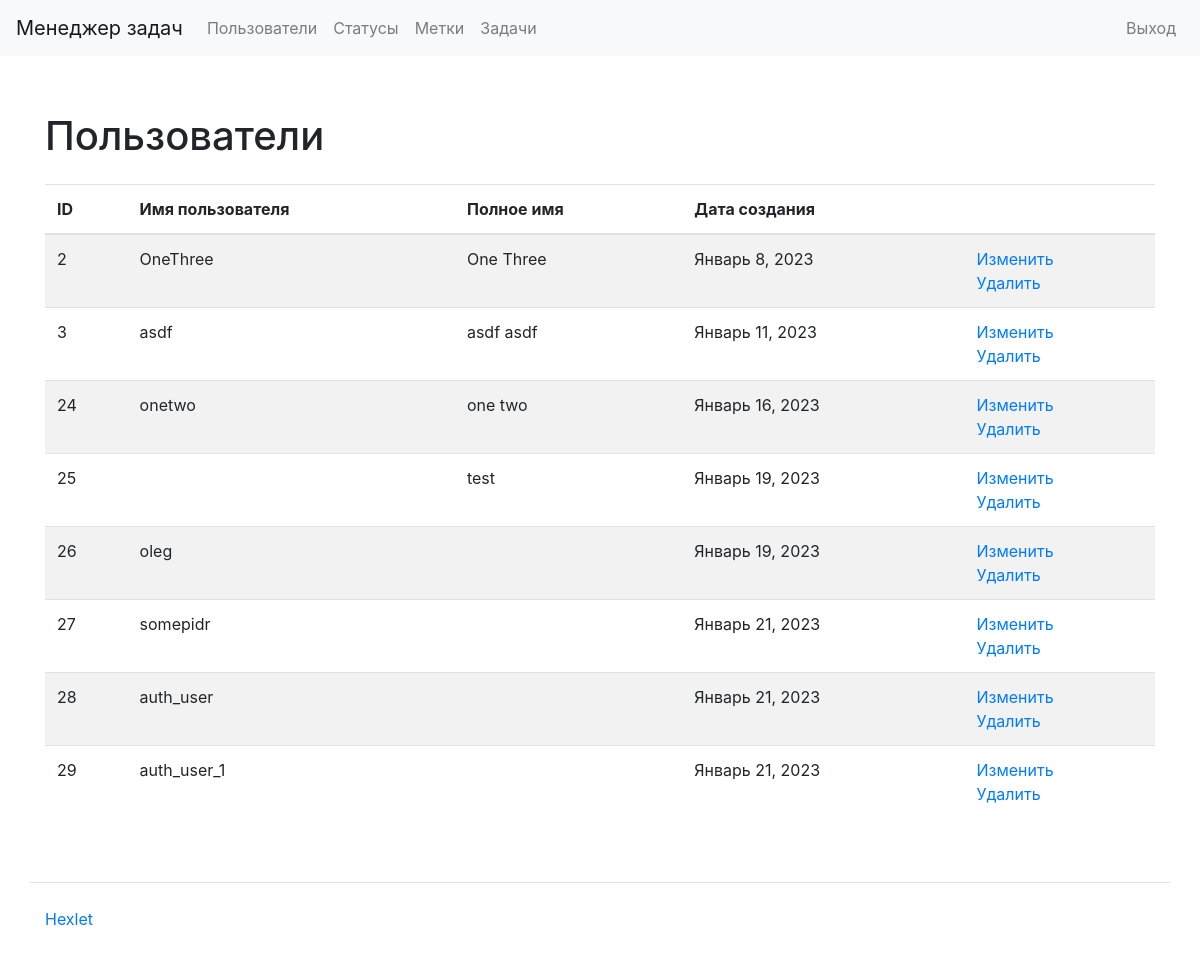
Page /users/ (signed in) on the committed database.
### task_manager/users/models.py (models this page shows)
class CustomUser(AbstractUser):
    def __str__(self):
        return self.get_full_name()

### task_manager/users/views.py (the view)
# urls.py: path('', views.UsersListView.as_view(), name='users_index'),
class UsersListView(ListView):
    model = get_user_model()
    template_name = 'users/index.html'

### task_manager/templates/users/index.html (shortened to what this page needs)
{% extends "index.html" %}
{% load bootstrap4 %}
{% load i18n %}
{% block content %}
<div class="container wrapper flex-grow-1">
    <h1 class="my-4">
        {% trans "Users" %}
    </h1>
    <table class="table table-striped">
        <thead>
            <tr>
                <th>ID</th>
                <th>{% trans "Username" %}</th>
                <th>{% trans "Full name" %}</th>
                <th>{% trans "Creation date" %}</th>
                <th></th>
            </tr>
        </thead>
        <tbody>
            {% for user in object_list %}
            <tr>
                <td>{{ user.id }}</td>
                <td>{{ user.username }}</td>
                <td>{{ user.get_full_name }}</td>
                <td>{{ user.date_joined|date:"F j, Y" }}</td>
                <td>
                    <a href="{% url 'users_update' pk=user.id %}">
                        {% trans "Update" %}
                    </a>
                    <br/>
                    <a href="{% url 'users_delete' pk=user.id %}">
                        {% trans "Delete" %}
                    </a>
                </td>
            </tr>
            {% endfor %}
        </tbody>
    </table>
</div>
{% endblock %}

### rows in the picture
CustomUser: id "2", username "OneThree", get_full_name "One Three", date_joined "Январь 8, 2023"
CustomUser: id "3", username "asdf", get_full_name "asdf asdf", date_joined "Январь 11, 2023"
CustomUser: id "24", username "onetwo", get_full_name "one two", date_joined "Январь 16, 2023"
CustomUser: id "25", get_full_name "test", date_joined "Январь 19, 2023"
CustomUser: id "26", username "oleg", date_joined "Январь 19, 2023"
CustomUser: id "27", username "somepidr", date_joined "Январь 21, 2023"
CustomUser: id "28", username "auth_user", date_joined "Январь 21, 2023"
CustomUser: id "29", username "auth_user_1", date_joined "Январь 21, 2023"
